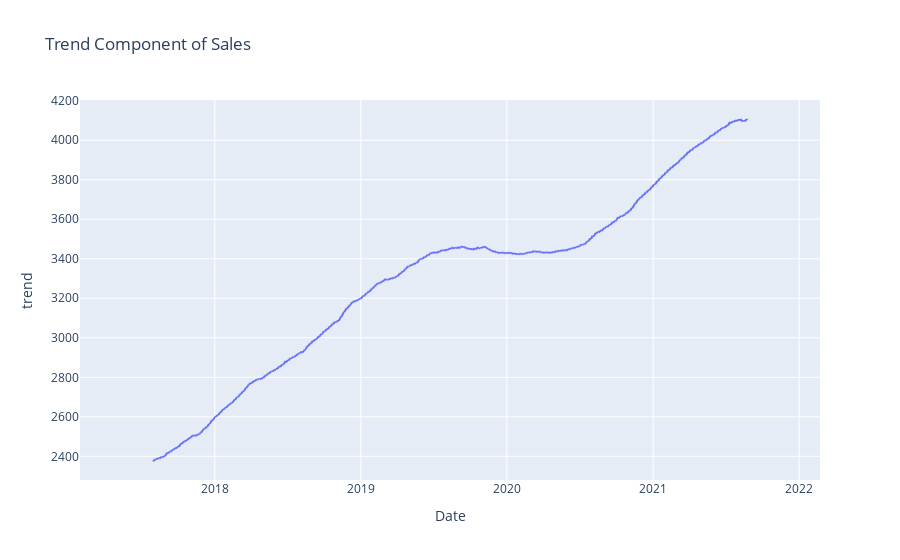

The code cell stored with this chart in its notebook:
### Code cell
trend_data = decomposition.trend.reset_index()
fig = px.line(trend_data, x='Date', y='trend', title='Trend Component of Sales')
fig.show()

### Figure 1 — Plotly figure (JSON) as saved in the notebook; plotly's stock layout.template omitted (floating-point values rounded to 4 significant figures; data arrays with more than 128 entries replaced by an {"elided": "..."} marker saying what was removed)
{"data": [{"hovertemplate": "Date=%{x}<br>trend=%{y}<extra></extra>", "legendgroup": "", "line": {"color": "#636efa", "dash": "solid"}, "marker": {"symbol": "circle"}, "mode": "lines", "name": "", "showlegend": false, "type": "scattergl", "x": {"elided": "1851 str values"}, "xaxis": "x", "y": {"elided": "1851 float values"}, "yaxis": "y"}], "layout": {"legend": {"tracegroupgap": 0}, "title": {"text": "Trend Component of Sales"}, "xaxis": {"anchor": "y", "domain": [0, 1], "title": {"text": "Date"}}, "yaxis": {"anchor": "x", "domain": [0, 1], "title": {"text": "trend"}}}}
